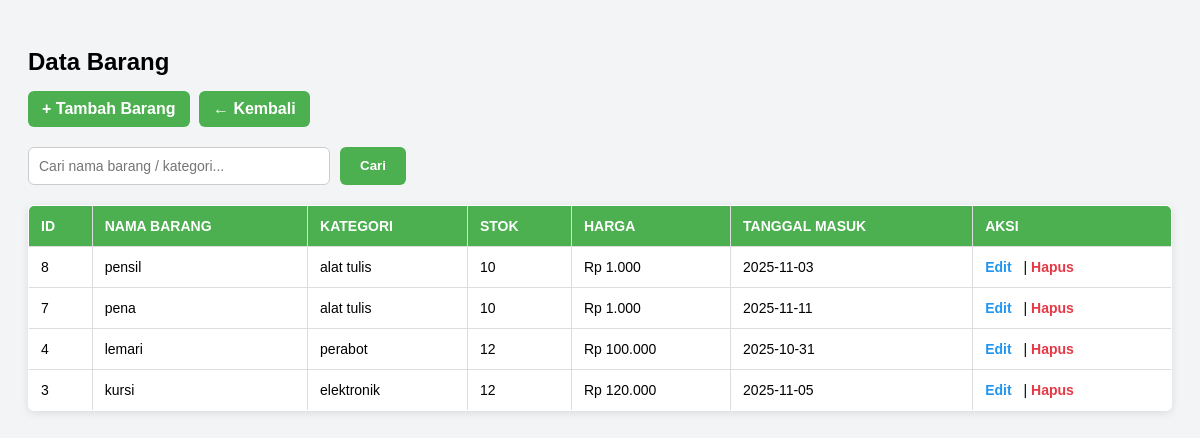
The page /barang_tampil.php on the database its author committed.
### tables this page shows
CREATE TABLE `barang` (
  `id_barang` int(11) NOT NULL,
  `nama_barang` varchar(150) NOT NULL,
  `id_kategori` int(11) NOT NULL,
  `jumlah_stok` int(11) NOT NULL,
  `harga_barang` int(11) NOT NULL,
  `tanggal_masuk` date NOT NULL
);

CREATE TABLE `kategori` (
  `id_kategori` int(11) NOT NULL,
  `kategori_barang` varchar(100) NOT NULL
);

### barang_tampil.php (the view, shortened to what this page needs)
<?php
include "koneksi.php";
$keyword = isset($_GET['cari']) ? $_GET['cari'] : "";
$query = "
    SELECT barang.*, kategori.kategori_barang
    FROM barang
    JOIN kategori ON barang.id_kategori = kategori.id_kategori
    WHERE barang.nama_barang LIKE '%$keyword%'
       OR kategori.kategori_barang LIKE '%$keyword%'
    ORDER BY id_barang DESC
";
$data = mysqli_query($koneksi, $query);
?>
<!DOCTYPE html>
<html>
<head>
</head>
<body>
<h2>Data Barang</h2>
<div class="btn-group">
    <a href="barang_tambah.php" class="btn">+ Tambah Barang</a>
    <a href="index.php" class="btn btn-kembali">← Kembali</a>
</div>
<form method="GET" class="search-box">
    <input type="text" name="cari" placeholder="Cari nama barang / kategori..." value="<?= $keyword ?>">
    <button type="submit">Cari</button>
</form>
<table>
    <tr>
        <th>ID</th>
        <th>Nama Barang</th>
        <th>Kategori</th>
        <th>Stok</th>
        <th>Harga</th>
        <th>Tanggal Masuk</th>
        <th>Aksi</th>
    </tr>
    <?php
    while($b = mysqli_fetch_array($data)){
    ?>
    <tr>
        <td><?= $b['id_barang']; ?></td>
        <td><?= $b['nama_barang']; ?></td>
        <td><?= $b['kategori_barang']; ?></td>
        <td><?= $b['jumlah_stok']; ?></td>
        <td>Rp <?= number_format($b['harga_barang'], 0, ',', '.'); ?></td>
        <td><?= $b['tanggal_masuk']; ?></td>
        <td class="aksi">
            <a href="barang_edit.php?id=<?= $b['id_barang']; ?>">Edit</a> |
            <a href="barang_hapus.php?id=<?= $b['id_barang']; ?>" onclick="return confirm('Yakin hapus barang ini?')">Hapus</a>
        </td>
    </tr>
    <?php } ?>
</table>
</body>
</html>

### barang_tampil.php (style rules this page uses)
body { font-family: Arial, sans-serif; background: #f3f4f6; padding: 20px; }
h2 { display: block; width: 100%; margin-bottom: 15px; }
.btn { display: inline-block; padding: 9px 14px; background: #4CAF50; color: white; text-decoration: none; border-radius: 6px; font-weight: bold; margin-right: 5px; }
.search-box { margin: 20px 0; display: flex; gap: 10px; }
.search-box input { padding: 10px; width: 280px; border: 1px solid #ccc; border-radius: 6px; font-size: 14px; }
.search-box button { padding: 10px 20px; border: none; background: #4CAF50; color: white; border-radius: 6px; cursor: pointer; font-weight: bold; }
table { width: 100%; border-collapse: collapse; background: white; border: 1px solid #ccc; border-radius: 6px; overflow: hidden; box-shadow: 0 2px 8px rgba(0,0,0,0.1); }
th, td { padding: 12px; border: 1px solid #ddd; text-align: left; font-size: 14px; }
th { background: #4CAF50; color: white; text-transform: uppercase; }
.aksi a { font-weight: bold; text-decoration: none; margin-right: 8px; }
.aksi a:first-child { color: #2196F3; }
.aksi a:last-child { color: #e63946; }

### rows shown on the page
barang: id_barang "8", nama_barang "pensil", id_kategori.kategori_barang "alat tulis", jumlah_stok "10", harga_barang "1.000", tanggal_masuk "2025-11-03"
barang: id_barang "7", nama_barang "pena", id_kategori.kategori_barang "alat tulis", jumlah_stok "10", harga_barang "1.000", tanggal_masuk "2025-11-11"
barang: id_barang "4", nama_barang "lemari", id_kategori.kategori_barang "perabot", jumlah_stok "12", harga_barang "100.000", tanggal_masuk "2025-10-31"
barang: id_barang "3", nama_barang "kursi", id_kategori.kategori_barang "elektronik", jumlah_stok "12", harga_barang "120.000", tanggal_masuk "2025-11-05"
